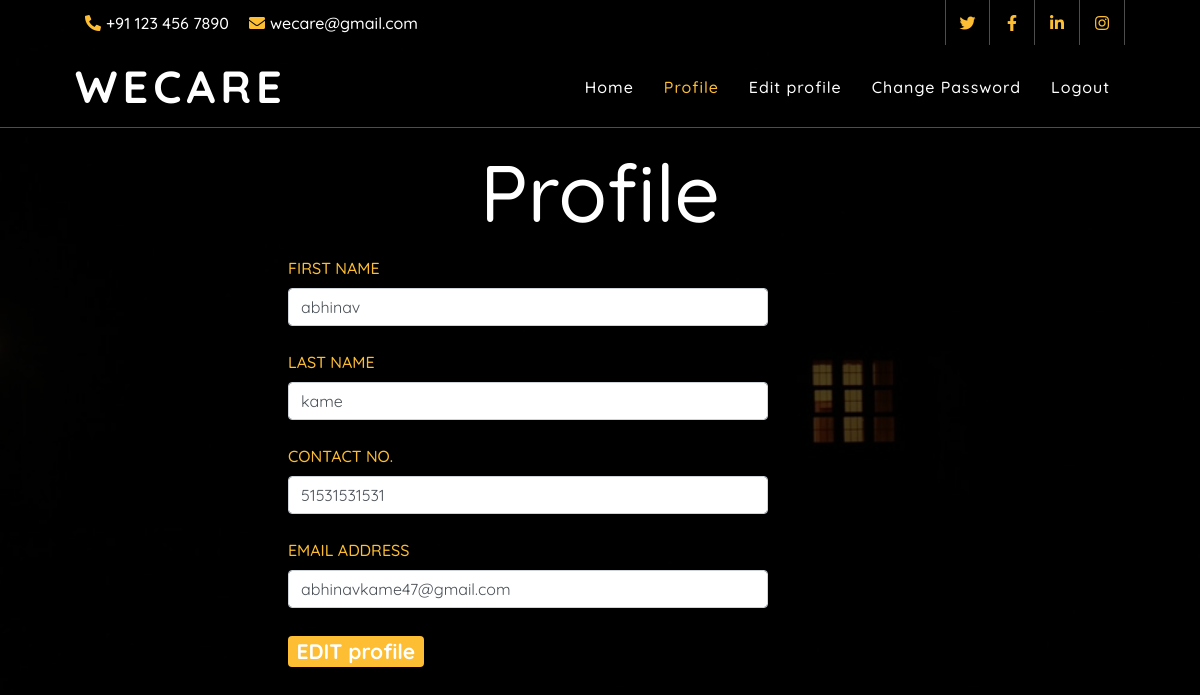
The page /user_profile (signed in) on the database its author committed.
### notes/models.py (models this page shows, shortened)
class Signup(models.Model):
    user = models.ForeignKey(User,on_delete=models.CASCADE)
    contact = models.CharField(max_length=10,null=True)

### notes/views.py (the view)
# urls.py: path('user_profile',USERPROFILE,name="user_profile"),
def USERPROFILE(request):
    if not request.user.is_authenticated:
        return redirect('login')
    user = User.objects.get(id = request.user.id)
    data = Signup.objects.get(user = user)
    d = {'user':user,'data':data}
    return render(request,'profile.html',d)

### notes/templates/profile.html (shortened to what this page needs)
{% load static %}
<!DOCTYPE html>
<html>
	<head>
		<link href="https://stackpath.bootstrapcdn.com/bootstrap/4.4.1/css/bootstrap.min.css" rel="stylesheet">
		<link href="https://cdnjs.cloudflare.com/ajax/libs/font-awesome/5.10.0/css/all.min.css" rel="stylesheet">
		<link href="{% static 'lib/flaticon/font/flaticon.css' % }" rel="stylesheet">
		<link href="{% static 'lib/animate/animate.min.css' %}" rel="stylesheet">
		<link href="{% static 'lib/owlcarousel/assets/owl.carousel.min.css' % }" rel="stylesheet">
		<link href="{% static 'css/style.css' %}" rel="stylesheet">
	</head>
{% block body %}
<body>
	 <div class="top-bar d-none d-md-block">
		<div class="container-fluid">
			<div class="row">
				<div class="col-md-8">
					<div class="top-bar-left">
						<div class="text">
							<i class="fa fa-phone-alt"></i>
							<p>+91 123 456 7890</p>
						</div>
						<div class="text">
							<i class="fa fa-envelope"></i>
							<p>wecare@gmail.com</p>
						</div>
					</div>
				</div>
				<div class="col-md-4">
					<div class="top-bar-right">
						<div class="social">
							<a href=""><i class="fab fa-twitter"></i></a>
							<a href=""><i class="fab fa-facebook-f"></i></a>
							<a href=""><i class="fab fa-linkedin-in"></i></a>
							<a href=""><i class="fab fa-instagram"></i></a>
						</div>
					</div>
				</div>
			</div>
		</div>
	</div>
<nav>
	<div class="navbar navbar-expand-lg bg-dark navbar-dark">
		<div class="container-fluid">
			<a class="navbar-brand">WeCare</a>
			<div class="collapse navbar-collapse justify-content-between" id="navbarCollapse">
				<div class="navbar-nav ml-auto">
					<a href="{% url 'view_notes' %}" class="nav-item nav-link ">Home</a>
					<a href="{% url 'user_profile' %}" class="nav-item nav-link active">Profile</a>
					<a href="{% url 'edit_profile' %}" class="nav-item nav-link ">Edit profile</a>
					<a href="{% url 'change_pwd' %}" class="nav-item nav-link">Change Password</a>
					<a href="{% url 'user_logout' %}" class="nav-item nav-link">Logout</a>
				</div>
			</div>
		</div>
</nav>
	<br></br>
	<br></br>
	<br></br>
	<h6 style="font-size: 80px; text-align:center; color: #fff;">Profile</h6>
    <div class="container mt-3" style="font-family: 'Quicksand';color: #fdbe33;">
			<div class="col-sm-3">
				<form method="post" style=" width: 40vw; margin-left : 19vw;">
				<label>FIRST NAME</label>
					<div class="form-control"> {{data.user.first_name}} </div><br>
				<label>LAST NAME</label>
					<div class="form-control"> {{data.user.last_name}} </div><br>
				<label>CONTACT NO.</label>
					<div class="form-control"> {{data.contact}} </div><br>
				<label>EMAIL ADDRESS</label>
					<div class="form-control"> {{data.user.username}} </div><br>
				<h3><a href="{% url 'edit_profile' %}" class="badge badge-primary" style="font-family: 'Quicksand';background-color:#fdbe33;color:#ffffff">EDIT profile</a></h3>
				</form><br>
			</div>
		</div>
</body>
{% endblock %}
</html>

### notes/static/css/style.css (style rules this page uses)
body { color: #777777; font-weight: 500; background: #ffffff; font-family: 'Quicksand', sans-serif; }
h1, h2, h3, h4, h5, h6 { color: #4a4c70; }
a { color: #4a4c70; transition: .3s; }
.container-fluid { max-width: 1366px; }
.top-bar { position: absolute; height: 45px; width: 100%; top: 0; left: 0; z-index: 3; border-bottom: 1px solid #4a4c70(255, 255, 255, .3); }
.top-bar .top-bar-left { display: flex; align-items: center; justify-content: flex-start; }
.top-bar .top-bar-right { display: flex; align-items: center; justify-content: flex-end; }
.top-bar .text { display: flex; align-items: center; justify-content: center; flex-direction: row; height: 45px; padding: 0 10px; text-align: center; border-left: 1px solid #4a4c70(255, 255, 255, .3); }
.top-bar .text:last-child { border-right: 1px solid #4a4c70(255, 255, 255, .3); }
.top-bar .text i { font-size: 16px; color: #FDBE33; margin-right: 5px; }
.top-bar .text p { color: #ffffff; font-size: 16px; font-weight: 500; margin: 0; }
.top-bar .social { display: flex; height: 45px; font-size: 0; justify-content: flex-end; }
.top-bar .social a { display: flex; align-items: center; justify-content: center; width: 45px; height: 100%; font-size: 16px; color: #FDBE33; border-right: 1px solid rgba(255, 255, 255, .3); }
.top-bar .social a:first-child { border-left: 1px solid rgba(255, 255, 255, .3); }
@media (min-width: 992px) { .top-bar { padding: 0 60px; } }
.navbar { position: relative; transition: .5s; z-index: 999; }
.navbar .navbar-brand { margin: 0; color: #ffffff; font-size: 45px; line-height: 0px; font-weight: 700; letter-spacing: 5px; text-transform: uppercase; }
.navbar-dark .navbar-nav .nav-link, .navbar-dark .navbar-nav .nav-link:focus, .navbar-dark .navbar-nav .nav-link:hover, .navbar-dark .navbar-nav .nav-link.active { padding: 10px 15px 8px 15px; color: #ffffff; }
.navbar-dark .navbar-nav .nav-link:hover, .navbar-dark .navbar-nav .nav-link.active { color: #FDBE33; transition: none; }
@media (min-width: 992px) { .navbar { position: absolute; width: 100%; top: 45px; padding: 20px 60px; background: transparent !important; border-bottom: 1px solid rgba(255, 255, 255, .3); z-index: 9; } }
@media (min-width: 992px) { .navbar a.nav-link { padding: 8px 15px; font-size: 16px; letter-spacing: 1px; } }

### rows shown on the page
Signup: user.first_name "abhinav", user.last_name "kame", contact "51531531531", user.username "abhinavkame47@gmail.com"
